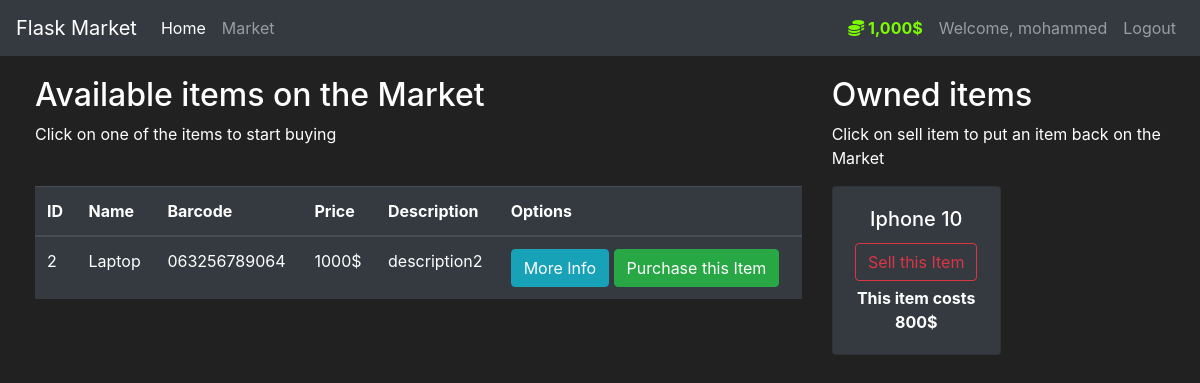
The page /market (signed in) on the database as committed earlier.
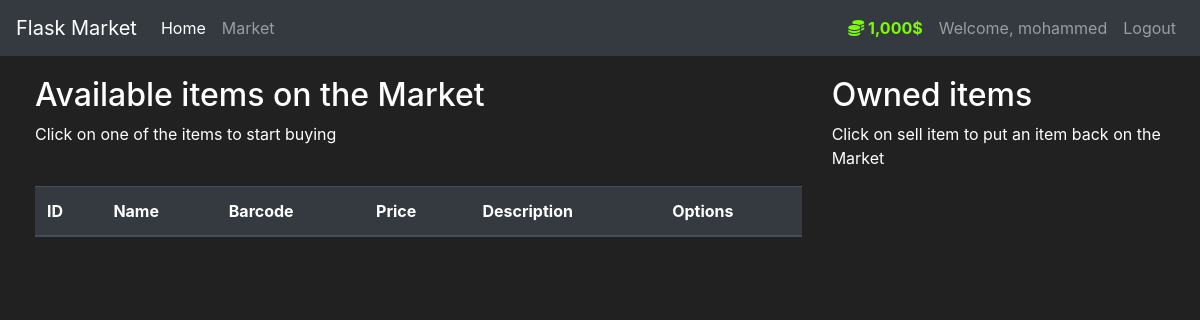
The same page on the database as committed later.
### market/models.py (models this page shows, shortened)
class User(db.Model, UserMixin):
    id = db.Column(db.Integer(), primary_key=True)
    username = db.Column(db.String(length=30), nullable=False, unique=True)
    email_address = db.Column(db.String(length=50), nullable=False, unique=True)
    password_hash = db.Column(db.String(length=60), nullable=False)
    budget = db.Column(db.Integer(), nullable=False, default=1000)
    items = db.relationship("Item", backref="owned_user", lazy=True)
    @property
    def prettier_budget(self):
        if len(str(self.budget)) >= 4:
            return f'{str(self.budget)[:-3]},{str(self.budget)[-3:]}$'
        else:
            return f"{self.budget}$"
    @property
    def password(self):
        return self.password

class Item(db.Model):
    id = db.Column(db.Integer(), primary_key=True)
    name = db.Column(db.String(length=30), nullable=False, unique=True)
    price = db.Column(db.Integer(), nullable=False)
    barcode = db.Column(db.String(length=12), nullable=False, unique=True)
    description = db.Column(db.String(length=1024), nullable=False, unique=True)
    owner = db.Column(db.Integer(), db.ForeignKey('user.id'))

### market/routes.py (the view, shortened to what this page needs)
@app.route("/market", methods=['GET', 'POST'])
@login_required
def market_page():
    purchase_form = PurchaseItemForm()
    selling_form = SellItemForm()
    if request.method == "GET":
        items = Item.query.filter_by(owner=None)
        owned_items = Item.query.filter_by(owner=current_user.id)
        return render_template("market.html", items=items, purchase_form=purchase_form, owned_items=owned_items,
                               selling_form=selling_form)

### market/models.py (called while the page is built)
@login_manager.user_loader
def load_user(user_id):
    return User.query.get(int(user_id))

### market/templates/market.html (shortened to what this page needs)
{% extends 'base.html' %}
{% block content %}
<div class="row" style="margin-top:20px; margin-left:20px">
    <div class="col-8">
        <h2>Available items on the Market</h2>
        <p>Click on one of the items to start buying</p>
        <br>
        <table class="table table-hover table-dark">
            <thead>
                <tr>
                    <th scope="col">ID</th>
                    <th scope="col">Name</th>
                    <th scope="col">Barcode</th>
                    <th scope="col">Price</th>
                    <th scope="col">Description</th>
                    <th scope="col">Options</th>
                </tr>
            </thead>
            <tbody>
                {% for item in items %}
                    <tr>
                        <td>{{ item.id }}</td>
                        <td>{{ item.name }}</td>
                        <td>{{ item.barcode }}</td>
                        <td>{{ item.price }}$</td>
                        <td>{{ item.description }}</td>
                        <td>
                            <button class="btn btn-outline btn-info" data-toggle="modal"
                                    data-target="#Modal-MoreInfo-{{ item.id }}">
                                More Info
                            </button>
                            <button class="btn btn-outline btn-success" data-toggle="modal"
                                    data-target="#Modal-PurchaseConfirm-{{ item.id }}">
                                Purchase this Item
                            </button>
                        </td>
                    </tr>
                {% endfor %}
            </tbody>
        </table>
    </div>
    <div class="col-4">
        <h2>Owned items</h2>
        <p>Click on sell item to put an item back on the Market</p>
        <div class="row">
            {% for owned_item in owned_items %}
                <div class="col-md-6">
                    <div style="margin-bottom: 5px" class="card text-center bg-dark">
                        <div class="card-body">
                            <h5 class="card-title">{{ owned_item.name }}</h5>
                            <button type="button" class="btn btn-outline-danger" style="margin-bottom: 5px"
                                  data-toggle="modal" data-target="#Modal-SellingConfirm-{{ owned_item.id }}">
                              Sell this Item
                            </button>
                            <p class="card-text"><strong>
                              This item costs {{ owned_item.price }}$
                            </strong></p>
                        </div>
                    </div>
                </div>
            {% endfor %}
        </div>
    </div>
</div>
{% endblock %}

### market/templates/base.html (shortened to what this page needs)
<!doctype html>
<html lang="en">
   <head>
      <link rel="stylesheet" href="https://cdn.jsdelivr.net/npm/bootstrap@4.5.3/dist/css/bootstrap.min.css">
   </head>
   <body>
    <nav class="navbar navbar-expand-md navbar-dark bg-dark">
      <a class="navbar-brand" href="#">Flask Market</a>
      <div class="collapse navbar-collapse" id="navbarNav">
        <ul class="navbar-nav mr-auto">
          <li class="nav-item active">
              <a class="nav-link" href="{{url_for('home_page')}}">Home <span class="sr-only">(current)</span></a>
          </li>
          <li class="nav-item">
              <a class="nav-link" href="{{url_for('market_page')}}">Market</a>
          </li>
        </ul>
          {% if current_user.is_authenticated %}
            <ul class="navbar-nav">
                <li class="nav-item">
                    <a class="nav-link" style="color:lawngreen; font-weight:bold">
                        <i class="fas fa-coins"></i>
                        {{ current_user.prettier_budget }}
                    </a>
                </li>
                <li class="nav-item">
                    <a class="nav-link">Welcome, {{ current_user.username }}</a>
                </li>
                <li class="nav-item">
                    <a class="nav-link" href="{{url_for('logout_page')}}">Logout</a>
                </li>
            </ul>
          {% endif %}
      </div>
    </nav>
    {% block content %}
    {% endblock %}
   </body>
</html>

### market/templates/base.html (style rules this page uses)
body { background-color: #212121; color: white }

Rows that differ between the two databases and show on the page:
no longer on this page (row edited): Item: id "2", name "Laptop", barcode "063256789064", price "1000", description "description2", shown under "Available items on the Market"
no longer on this page (row edited): Item: name "Iphone 10", price "800", shown under "Owned items"
